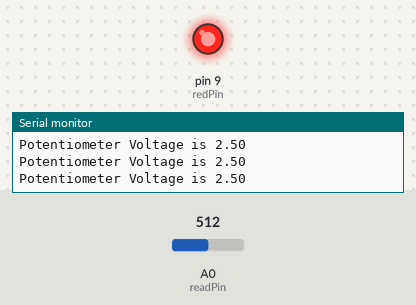
Simulated run of this sketch. Board: Arduino Uno, built with avr-gcc and run on an emulated ATmega328P. Parts: output pins drawn as LEDs (lit = HIGH), the last lines printed to the serial monitor. The test bench sets the inputs (shaded band); at power-on: A0 (readPin) = 512.

Above: at 1.2 s.
1.3 s: A0 (readPin) set to 596
2.8 s: A0 (readPin) set to 622
At 3.4 s:
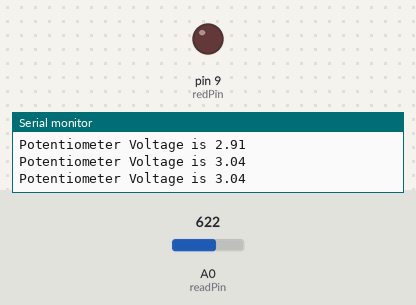
4.5 s: A0 (readPin) set to 511
At 5.7 s:
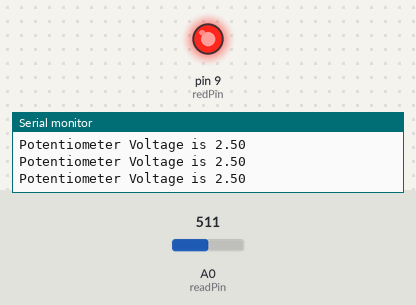
6.0 s: A0 (readPin) set to 425
7.5 s: A0 (readPin) set to 391
At 8.4 s:
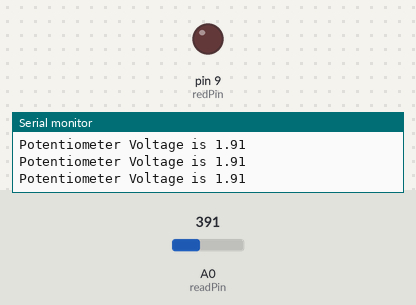
Timing chart, 0 to 10.0 s (numbered marks = the images above; inputs shaded):
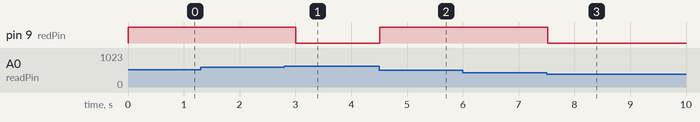

The sketch:

08_if_statements.ino
```cpp
int readPin=A0;
int readVal;
float Voltage2;
int dt = 250;
int redPin = 9;

void setup() {
  // put your setup code here, to run once:
  pinMode(readPin, INPUT);
  Serial.begin(9600); // printing on screen + baud rate
  pinMode(redPin, OUTPUT);
}

void loop() {
  // put your main code here, to run repeatedly:
  readVal=analogRead(readPin);
  Voltage2=(5./1023.)*readVal; // 5. to avoid int division
  Serial.print("Potentiometer Voltage is ");
  Serial.println(Voltage2); // print line
  if (Voltage2 > 2.0 && Voltage2 < 3.0) {  // or would be ||, of course
    digitalWrite(redPin, HIGH);
  }
  else {
    digitalWrite(redPin, LOW);
  }
  delay(dt);
}
```

Measured:
- the behaviour switches between 613 and 614 on A0 (readPin) (found by bisection; images 0 and 1)
- the behaviour switches between 410 and 409 on A0 (readPin) (found by bisection; images 2 and 3)
- after the input at 2.8 s, pin 9 (redPin): HIGH → LOW after 0.21 s
- after the input at 4.5 s, pin 9 (redPin): LOW → HIGH at once
- after the input at 7.5 s, pin 9 (redPin): HIGH → LOW at once
